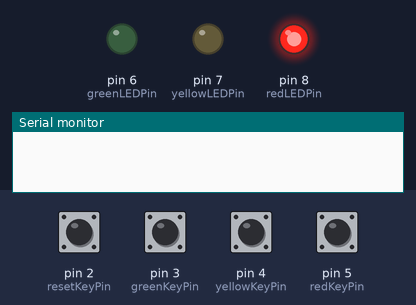
Bench run of a program on a simulated Arduino Uno, built with avr-gcc and run on an emulated ATmega328P. On the bench: output pins drawn as LEDs (lit = HIGH), the last lines printed to the serial monitor. Inputs (shaded band) come from the test bench; at power-on: pin 2 (resetKeyPin) HIGH, pin 3 (greenKeyPin), pin 4 (yellowKeyPin), pin 5 (redKeyPin) LOW.

Above: at 1.2 s.
1.3 s: pin 2 (resetKeyPin) pulled LOW for 0.15 s
At 2.1 s:
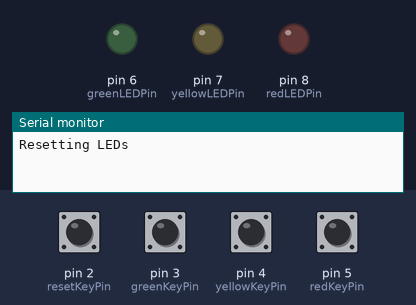
2.9 s: pin 3 (greenKeyPin) pulled HIGH for 0.15 s
At 3.3 s:
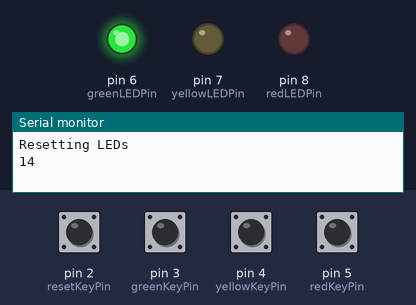
4.5 s: pin 2 (resetKeyPin) pulled LOW for 1 s
At 5.7 s:
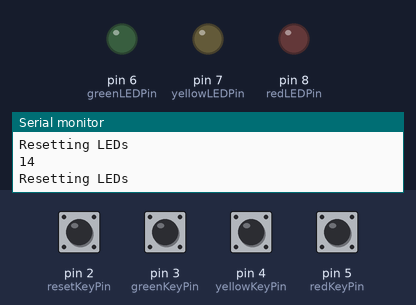
7.0 s: pin 4 (yellowKeyPin) pulled HIGH for 0.15 s
At 7.6 s:
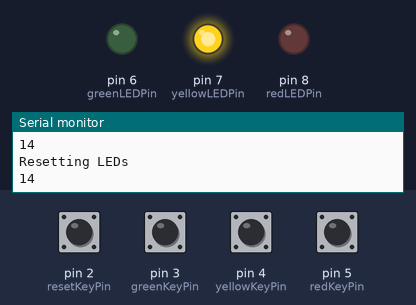
Timing chart, 0 to 9.6 s (numbered marks = the images above; inputs shaded):
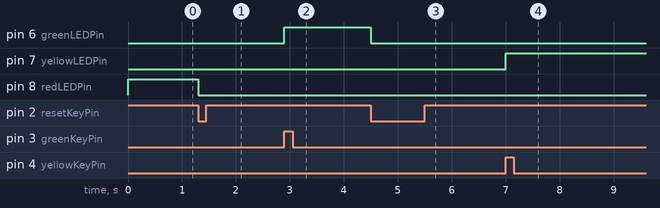

The program:

main.cpp
```cpp
#include<Arduino.h>

int redLEDPin=8;     // set Red LED as “output”
int yellowLEDPin=7;  // set Yellow LED as “output”
int greenLEDPin=6;   // set Green LED as “output”
int redKeyPin=5;       // initialize pin for Red button
int yellowKeyPin=4;       // initialize pin for Yellow button
int greenKeyPin=3;       // initialize pin for Green button
int resetKeyPin=2;    // initialize pin for reset button

int setLED=redLEDPin;

void resetLEDs();

void setup()
{
  Serial.begin(9600);
  pinMode(redLEDPin,OUTPUT);
  pinMode(yellowLEDPin,OUTPUT);
  pinMode(greenLEDPin,OUTPUT);
  pinMode(redKeyPin,INPUT);
  pinMode(yellowKeyPin,INPUT);
  pinMode(greenKeyPin,INPUT);
  pinMode(resetKeyPin,INPUT);
  attachInterrupt(digitalPinToInterrupt(resetKeyPin), resetLEDs,FALLING);
  if(setLED)
    digitalWrite(setLED,HIGH);
}

void loop()         // repeatedly read pins for buttons
{
  if(setLED==0){
    setLED=digitalRead(redKeyPin)?redLEDPin:digitalRead(yellowKeyPin)?yellowLEDPin:digitalRead(greenKeyPin)?greenLEDPin:0;
    if(setLED){
      char str[15];
      Serial.println(sprintf(str,"Key pressed: %u",setLED));
      digitalWrite(setLED,HIGH);
    }
  }
}

void resetLEDs(){
  Serial.println("Resetting LEDs");
  digitalWrite(setLED,LOW);
  setLED=0;
}
```

Measured:
- after the input at 1.3 s, pin 8 (redLEDPin): HIGH → LOW at once
- after the input at 2.9 s, pin 6 (greenLEDPin): LOW → HIGH at once
- after the input at 4.5 s, pin 6 (greenLEDPin): HIGH → LOW at once
- after the input at 7.0 s, pin 7 (yellowLEDPin): LOW → HIGH at once
